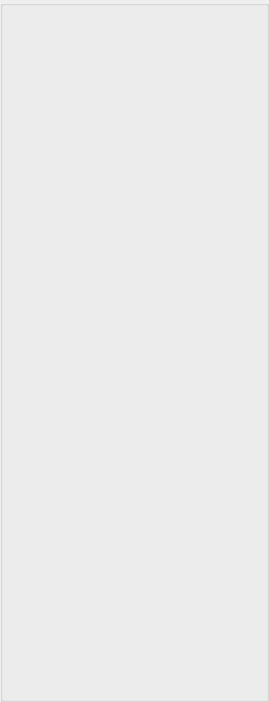
<?xml version="1.0" encoding="UTF-8"?>
<ui version="4.0">
 <class>AppletRandomConnectJoinSearchUi</class>
 <widget class="QWidget" name="AppletRandomConnectJoinSearchUi">
  <property name="geometry">
   <rect>
    <x>0</x>
    <y>0</y>
    <width>269</width>
    <height>702</height>
   </rect>
  </property>
  <property name="sizePolicy">
   <sizepolicy hsizetype="Expanding" vsizetype="Expanding">
    <horstretch>0</horstretch>
    <verstretch>0</verstretch>
   </sizepolicy>
  </property>
  <property name="windowTitle">
   <string>Search</string>
  </property>
  <layout class="QGridLayout" name="gridLayout">
   <property name="leftMargin">
    <number>0</number>
   </property>
   <property name="topMargin">
    <number>0</number>
   </property>
   <property name="rightMargin">
    <number>0</number>
   </property>
   <property name="bottomMargin">
    <number>0</number>
   </property>
   <property name="spacing">
    <number>0</number>
   </property>
   <item row="0" column="0">
    <widget class="QGroupBox" name="ItemsGroupBox">
     <property name="sizePolicy">
      <sizepolicy hsizetype="Expanding" vsizetype="Expanding">
       <horstretch>0</horstretch>
       <verstretch>0</verstretch>
      </sizepolicy>
     </property>
     <property name="minimumSize">
      <size>
       <width>0</width>
       <height>0</height>
      </size>
     </property>
     <property name="title">
      <string/>
     </property>
     <layout class="QVBoxLayout" name="verticalLayout_2">
      <item>
       <widget class="QLabel" name="m_StatusLabel">
        <property name="text">
         <string notr="true"/>
        </property>
       </widget>
      </item>
      <item>
       <widget class="SearchParamsWidget" name="m_SearchsParamWidget" native="true"/>
      </item>
      <item>
       <widget class="QLabel" name="m_InfoLabel">
        <property name="font">
         <font>
          <pointsize>10</pointsize>
         </font>
        </property>
        <property name="text">
         <string/>
        </property>
       </widget>
      </item>
      <item>
       <widget class="GuiHostedListWidget" name="m_GuiHostedListWidget" native="true">
        <property name="sizePolicy">
         <sizepolicy hsizetype="Expanding" vsizetype="Expanding">
          <horstretch>0</horstretch>
          <verstretch>0</verstretch>
         </sizepolicy>
        </property>
       </widget>
      </item>
     </layout>
    </widget>
   </item>
  </layout>
 </widget>
 <customwidgets>
  <customwidget>
   <class>GuiHostedListWidget</class>
   <extends>QWidget</extends>
   <header location="global">GuiHostedListWidget.h</header>
   <container>1</container>
  </customwidget>
  <customwidget>
   <class>SearchParamsWidget</class>
   <extends>QWidget</extends>
   <header>SearchParamsWidget.h</header>
   <container>1</container>
  </customwidget>
 </customwidgets>
 <resources/>
 <connections/>
</ui>
